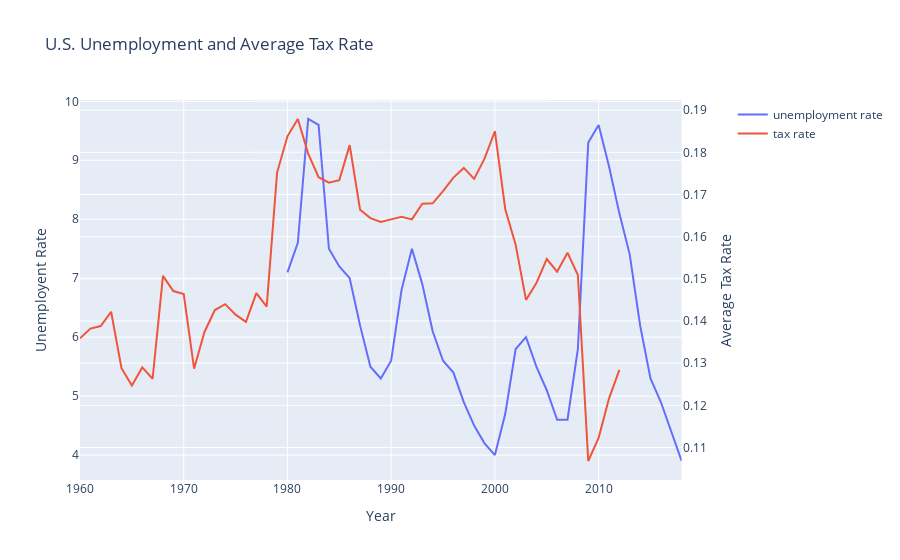

The cell this chart's notebook holds for it:
### Markdown cell above
# Visualization

### Code cell
import plotly.graph_objects as go
from plotly.subplots import make_subplots

# Create figure with secondary y-axis
fig = make_subplots(specs=[[{"secondary_y": True}]])

# Add traces
fig.add_trace(
    go.Scatter(
    x=US_unemployment['Year'],
    y=US_unemployment['rate'],
    name = "unemployment rate"),
    secondary_y=False,
)

fig.add_trace(
    go.Scatter(
    x=US_ally['year'],
    y=US_ally['c_avg'],
    name = "tax rate"),
    secondary_y=True,
)

# Add figure title
fig.update_layout(
    title_text="U.S. Unemployment and Average Tax Rate"
)

# Set x-axis title
fig.update_xaxes(title_text="Year")

# Set y-axes titles
fig.update_yaxes(title_text="Unemployent Rate", secondary_y=False)
fig.update_yaxes(title_text="Average Tax Rate", secondary_y=True)

fig.show()

### Figure 1 — Plotly figure (JSON) as saved in the notebook; plotly's stock layout.template omitted (floating-point values rounded to 4 significant figures)
{"data": [{"name": "unemployment rate", "type": "scatter", "x": [1980, 1981, 1982, 1983, 1984, 1985, 1986, 1987, 1988, 1989, 1990, 1991, 1992, 1993, 1994, 1995, 1996, 1997, 1998, 1999, 2000, 2001, 2002, 2003, 2004, 2005, 2006, 2007, 2008, 2009, 2010, 2011, 2012, 2013, 2014, 2015, 2016, 2017, 2018], "xaxis": "x", "y": [7.1, 7.6, 9.7, 9.6, 7.5, 7.2, 7, 6.2, 5.5, 5.3, 5.6, 6.8, 7.5, 6.9, 6.1, 5.6, 5.4, 4.9, 4.5, 4.2, 4, 4.7, 5.8, 6, 5.5, 5.1, 4.6, 4.6, 5.8, 9.3, 9.6, 8.9, 8.1, 7.4, 6.2, 5.3, 4.9, 4.4, 3.9], "yaxis": "y"}, {"name": "tax rate", "type": "scatter", "x": [1960, 1961, 1962, 1963, 1964, 1965, 1966, 1967, 1968, 1969, 1970, 1971, 1972, 1973, 1974, 1975, 1976, 1977, 1978, 1979, 1980, 1981, 1982, 1983, 1984, 1985, 1986, 1987, 1988, 1989, 1990, 1991, 1992, 1993, 1994, 1995, 1996, 1997, 1998, 1999, 2000, 2001, 2002, 2003, 2004, 2005, 2006, 2007, 2008, 2009, 2010, 2011, 2012], "xaxis": "x", "y": [0.1359, 0.1382, 0.1388, 0.1422, 0.1288, 0.1247, 0.129, 0.1263, 0.1507, 0.1471, 0.1464, 0.1287, 0.1374, 0.1426, 0.144, 0.1415, 0.1398, 0.1466, 0.1434, 0.1752, 0.1838, 0.1879, 0.1797, 0.1741, 0.1728, 0.1734, 0.1817, 0.1664, 0.1644, 0.1635, 0.1641, 0.1647, 0.1641, 0.1678, 0.1679, 0.1708, 0.174, 0.1763, 0.1737, 0.1785, 0.185, 0.1665, 0.1581, 0.145, 0.149, 0.1547, 0.1517, 0.1562, 0.1509, 0.1068, 0.1123, 0.1216, 0.1284], "yaxis": "y2"}], "layout": {"title": {"text": "U.S. Unemployment and Average Tax Rate"}, "xaxis": {"anchor": "y", "domain": [0, 0.94], "title": {"text": "Year"}}, "yaxis": {"anchor": "x", "domain": [0, 1], "title": {"text": "Unemployent Rate"}}, "yaxis2": {"anchor": "x", "overlaying": "y", "side": "right", "title": {"text": "Average Tax Rate"}}}}
